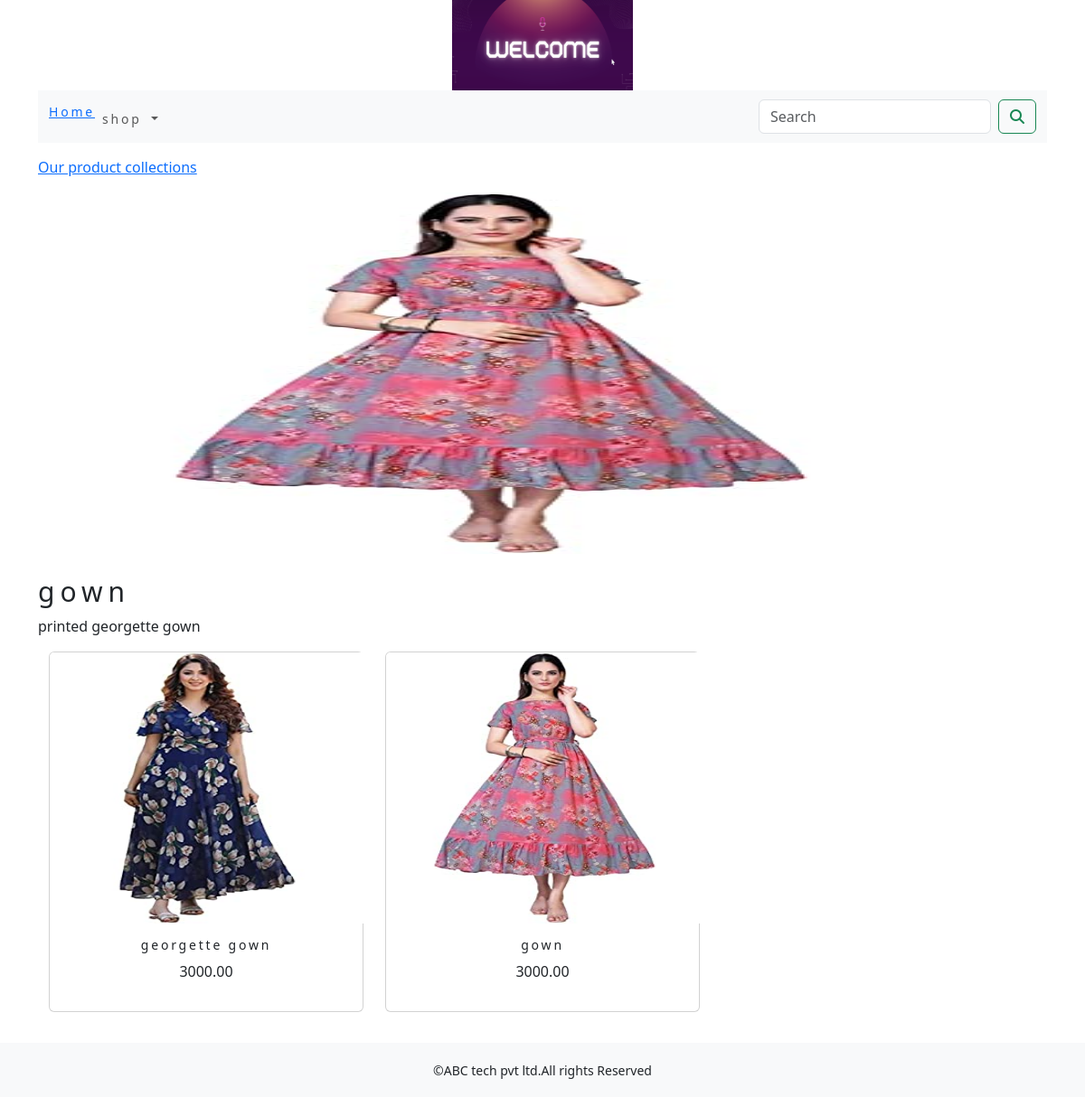
Screenshot of /shop/gown/ with the database file from the repository.
### shopapp/models.py (models this page shows, shortened)
class category(models.Model):
    name=models.CharField(max_length=250,unique=True)
    slug=models.SlugField(max_length=250,unique=True)
    description=models.TextField(blank=True)
    image=models.ImageField(upload_to='category',blank=True)
    class Meta:
        ordering=('name',)
        verbose_name='category'
        verbose_name_plural='categorys'
    def get_url(self):
        return reverse('shopapp:products_by_category', args=[self.slug])

class product(models.Model):
    name=models.CharField(max_length=250,unique=True)
    slug=models.SlugField(max_length=250,unique=True)
    description=models.TextField(blank=True)
    price=models.DecimalField(max_digits=10,decimal_places=2)
    category=models.ForeignKey(category,on_delete=models.CASCADE)
    image=models.ImageField(upload_to='product',blank=True)
    stock=models.IntegerField()
    available=models.BooleanField(default=True)
    created=models.DateTimeField(auto_now_add=True)
    updated=models.DateTimeField(auto_now=True)
    def get_url(self):
        return reverse('shopapp:proCatdetail',args=[self.category.slug,self.slug])
    class Meta:
        ordering = ('name',)
        verbose_name = 'product'
        verbose_name_plural = 'products'

### shopapp/views.py (the view)
# urls.py: path('',views.allprodCat,name='allprodCat'),
def allprodCat(request,c_slug=None):
    c_page=None
    products_list=None
    if c_slug!=None:
        c_page=get_object_or_404(category,slug=c_slug)
        products_list=product.objects.all().filter(category=c_page,available=True)
    else:
        products_list=product.objects.all().filter(available=True)
    paginator=Paginator(products_list,6)
    try:
        page=int(request.GET.get('page','1'))
    except:
        page=1
    try:
        products= paginator.page(page)
    except (EmptyPage,InvalidPage):
        products=paginator.page(paginator.num_pages)
        return render('/')
    return render(request,"category.html",{'category':c_page,'products':products})

### cart/context_processor.py (called while the page is built)
def counter(request):
    item_count=0
    if 'admin' in request.path:
        return {}
    else:
       try:
           cart=Cart.objects.filter(cart_id=_cart_id(request))
           car_items=CartItem.objects.all().filter(cart=cart[:1])
           for cart_item in car_items:
               item_count += cart_item.quantity1
       except Cart.DoesNotExist:
           item_count =0
    return  dict(item_count=item_count)

### cart/views.py (called while the page is built)
def _cart_id(request):
    cart=request.session.session_key
    if not cart:
        cart=request.session.create()
    return cart

### shopapp/cotext_processors.py (called while the page is built)
def menu_links(request):
    links=category.objects.all()
    return dict(links=links)

### templates/category.html (shortened to what this page needs)
{% extends 'base.html' %}
{% load static %}
{% block content %}
{% if category %}
<div>
    <div class="row my_row_class">
        <div class="mx-auto">
        <p><a href="{% url 'shopapp:allprodCat' %}">Our product collections</a></p>
    </div>
        </div>
</div>
{% endif %}
<div class="mx_auto">
    {% if category %}
    <img class="my_image" src="{{category.image.url}}" alt="{{category.name}}" style="width:1000px; height:400px;" >
</div>
  <br>
<div>
    <h1 class="text_center my_title">{{category.name}}</h1>
    <p class="text-justify">{{category.description}}</p>
</div>
{% endif %}
<div class="container">
    <div class="row mx_auto">
        {% for product in products.object_list %}
        <div class="my_bottom_margin col-9 col-sm-12 col-md-4 col-lg-4">
            <div class="card text-center" style="min-width:18rem;">
                <a href="{{product.get_url}}"><img class="card-img-top my_image" src="{{product.image.url}}" alt="{{product.name}}" style="width:350px; height:300px;"></a>
                <div class="card-body">
                    <h4>{{product.name}}</h4>
                    <p>{{product.price}}</p>
                </div>
            </div>
        </div>
        {% endfor %}
    </div>
    <br>
</div>
{% endblock %}

### static/css/custom.css (style rules this page uses)
body { font-family: 'IBM Plex Sans', sans-serif; }
.my_row_class { padding-top:15px; }
.my_image { width:1200px; height:auto; }
.my_title { font-size:30px; text_transform:uppercase; letter-spacing:.2em; }
.my_bottom_margin { margin-bottom:10px; }
.card-body h4 { font-size:14px; text_transform:uppercase; letter-spacing:.2em }

### rows the page displays
category: image (picture), name "gown", description "printed georgette gown"
product: image (picture), name "georgette gown", price "3000.00"
product: image (picture), name "gown", price "3000.00"
